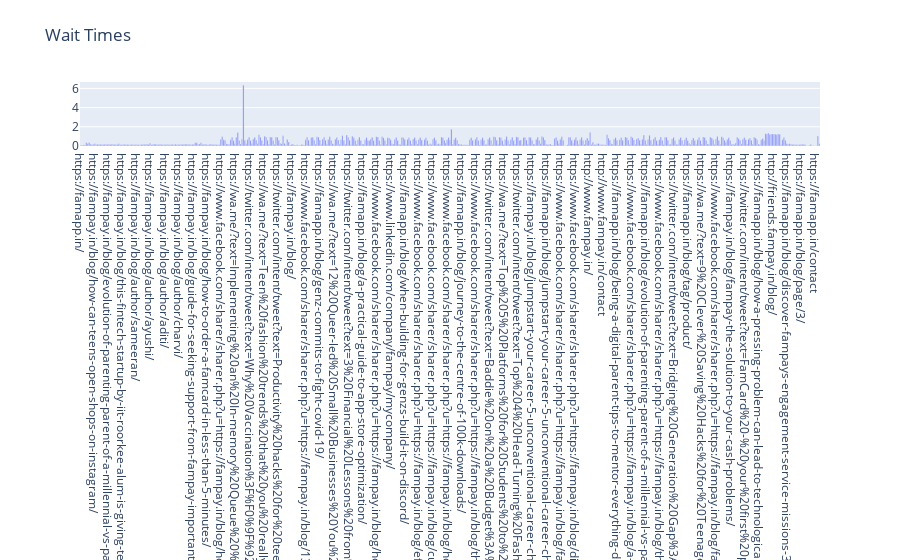

Write notebook code for a chart like this one.
### Code cell
fig2 = go.Figure(data=[go.Bar(x=df['Link'], y=df['Wait Time'])])
fig2.update_layout(title_text='Wait Times')
fig2.write_html("../../fam-report-site/public/Web-Analytics/wait_times.html")
fig2.show()

### Figure 1 — Plotly figure (JSON) as saved in the notebook; plotly's stock layout.template omitted (floating-point values rounded to 4 significant figures; data arrays with more than 128 entries replaced by an {"elided": "..."} marker saying what was removed)
{"data": [{"type": "bar", "x": {"elided": "523 str values"}, "y": {"elided": "523 float values"}}], "layout": {"title": {"text": "Wait Times"}}}
